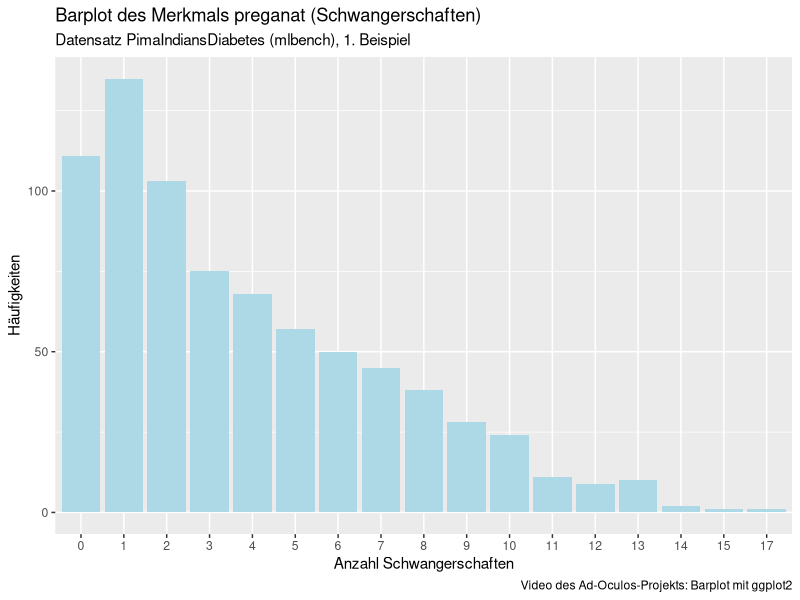
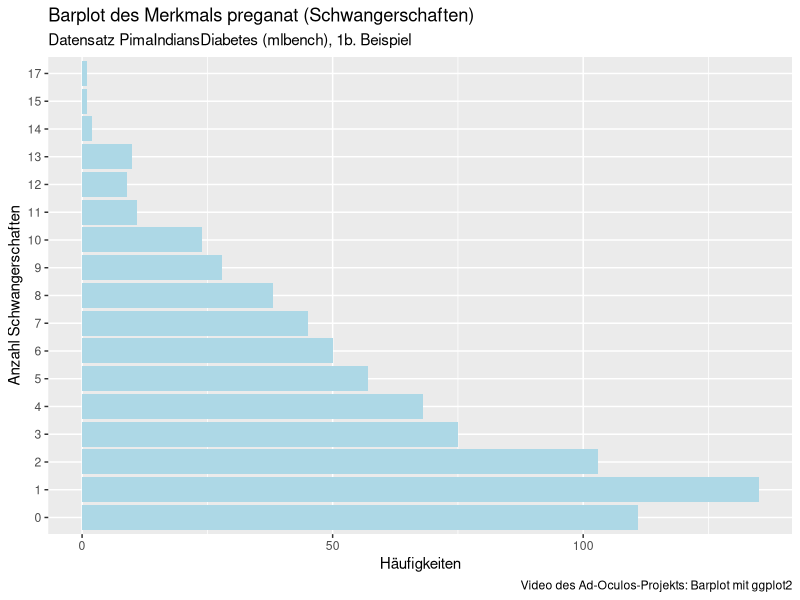
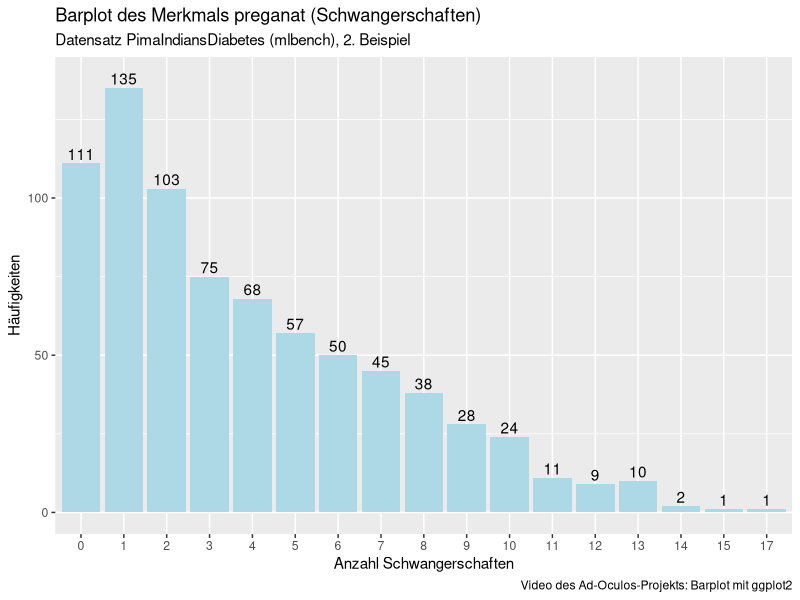
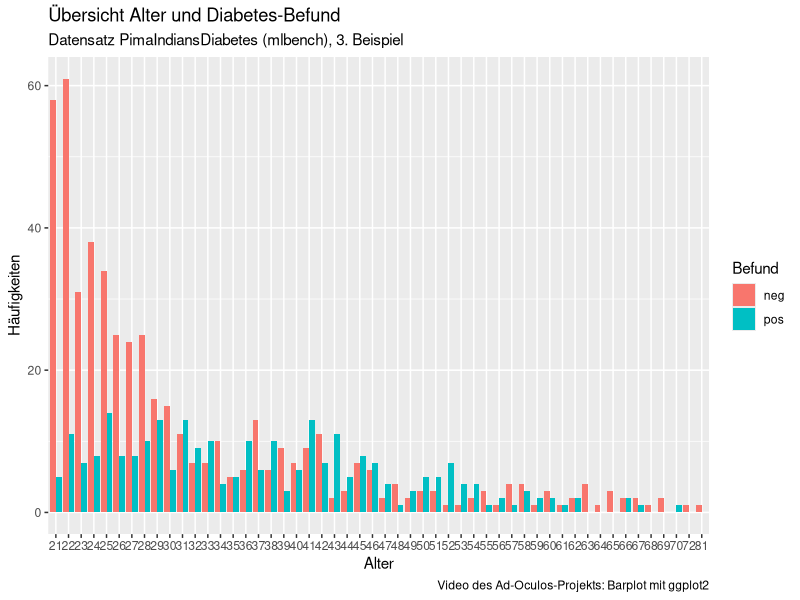
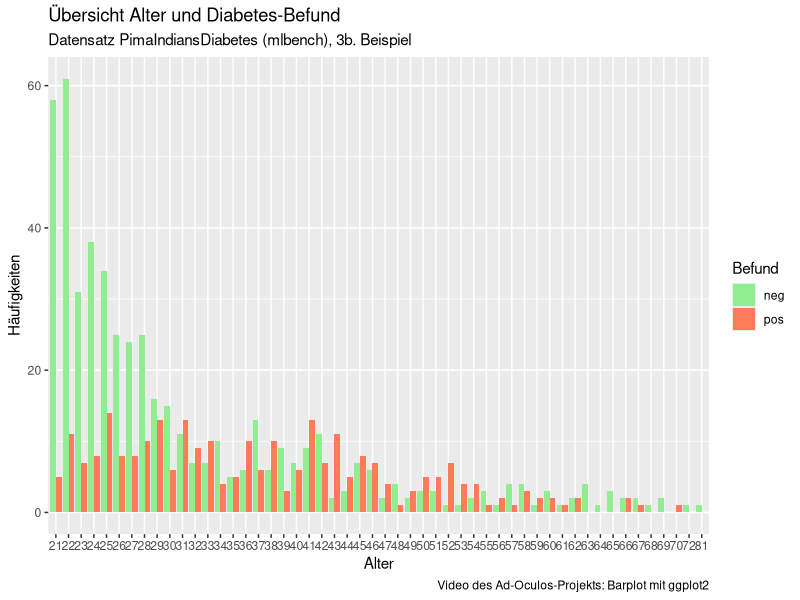
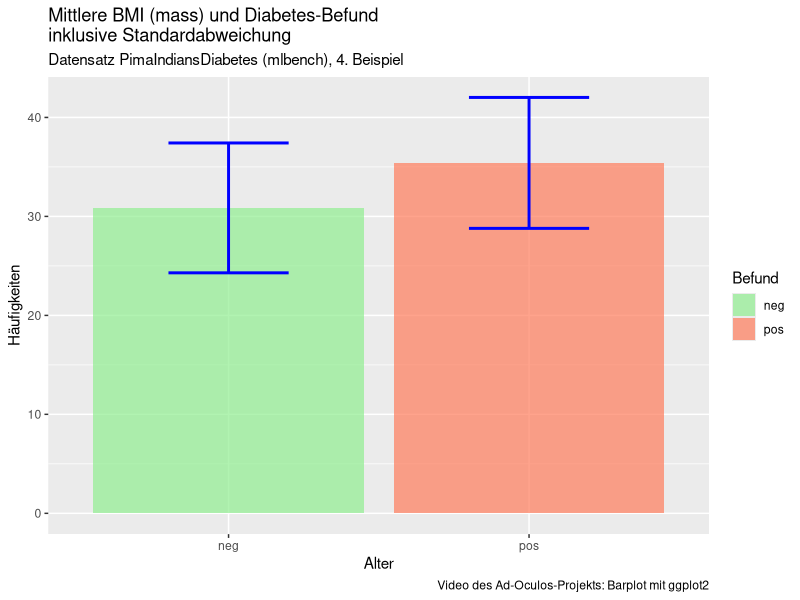

Generate these figures, in order, with R:
################################################################################
## Das R-Grafiksystem ggplot2
## Video Barplot mit ggplot2
##
## Günter Faes, https://www.faes.de/ad-oculos/
## Version 1.0, 18.05.2021
##
## Ein Einstieg in die grafische Darstellung mit ggplot2 stellen die Videos
## Histogramm mit ggplot2, YouTube-Link: https://youtu.be/grHN1H7pGA4
## und
## Boxplot mit ggplot2, YouTube-Link: https://youtu.be/2GueHuCGH4A
## dar. 
################################################################################

## Laden der benötigten Pakete:
library(ggplot2)
library(mlbench)  # Machine Learning Benchmark Problems, Beispieldaten

data(PimaIndiansDiabetes)

## Information zum Datensatz PimaIndiansDiabetes:
# pregnant:	Number of times pregnant
# glucose:	Plasma glucose concentration (glucose tolerance test)
# pressure:	Diastolic blood pressure (mm Hg)
# triceps:	Triceps skin fold thickness (mm)
# insulin:	2-Hour serum insulin (mu U/ml)
# mass:   	Body mass index (weight in kg/(height in m)\^2)
# pedigree:	Diabetes pedigree function
# age:    	Age (years)
# diabetes:	Class variable (test for diabetes)


## Nur um den Datensatznamen handlicher zu machen:
PID <- PimaIndiansDiabetes


## Pruefen auf NA's:
Anzahl_NA = 0
Anzahl_NA <- sum(is.na.data.frame(PID))
if(Anzahl_NA != 0) {
  cat("   ", Anzahl_NA, " NAs vorhanden, werden entfernt!", "\n", "\n")
  PID <- na.exclude(PID)
} else {
  print("Datensatz vollstaendig!")
}

## Ein paar Informationen über den Datensatz:
View(PID)       
str(PID)     # Darstellung der Struktur
summary(PID) # Beschreibung der Verteilung


## --------------------- Barplotbeispiele -----------------------

## ----------------------1. Beispiel: ---------------------------
# Übersicht über die Schwangerschaften (pregnant)
ggplot(PID, aes(x = as.factor(pregnant))) +
  # Barplot erzeugen:
  geom_bar(fill = "lightblue") + 
  # Beschriftung hinzufügen:
  labs(title = "Barplot des Merkmals preganat (Schwangerschaften)",
       subtitle = "Datensatz PimaIndiansDiabetes (mlbench), 1. Beispiel",
       caption = "Video des Ad-Oculos-Projekts: Barplot mit ggplot2",
       x = "Anzahl Schwangerschaften",
       y = "Häufigkeiten")

## ----------------------1b. Beispiel: --------------------------
# Übersicht über die Schwangerschaften (pregnant)
# Barplot als horizontale Dartsellung:
ggplot(PID, aes(x = as.factor(pregnant))) +
  # Barplot erzeugen:
  geom_bar(fill = "lightblue") + 
  # Beschriftung hinzufügen:
  labs(title = "Barplot des Merkmals preganat (Schwangerschaften)",
       subtitle = "Datensatz PimaIndiansDiabetes (mlbench), 1b. Beispiel",
       caption = "Video des Ad-Oculos-Projekts: Barplot mit ggplot2",
       x = "Anzahl Schwangerschaften",
       y = "Häufigkeiten") +
  # Horizontale Darstellung:
  coord_flip()



## ----------------------2. Beispiel: ---------------------------
# Übersicht über die Schwangerschaften (pregnant)
# Hinzufügen zur Grafik die Anzahl Beobachtungen.Dazu wird ein neur
# Dataframe gebildet.

Schwanger <- data.frame(table(as.factor(PID$pregnant)))
names(Schwanger) <- c("Schwangerschaften", "Häufigkeit")
View(Schwanger)

ggplot(Schwanger, aes(x = Schwangerschaften, y = Häufigkeit)) +
  # Barplot über geom_col erzeugen:
  geom_col(fill = "lightblue") + 
  # Beschriftung hinzufügen:
  labs(title = "Barplot des Merkmals preganat (Schwangerschaften)",
       subtitle = "Datensatz PimaIndiansDiabetes (mlbench), 2. Beispiel",
       caption = "Video des Ad-Oculos-Projekts: Barplot mit ggplot2",
       x = "Anzahl Schwangerschaften",
       y = "Häufigkeiten") + 
  # Anzahl Beobachtungen hinzufügen:
  geom_text(aes(label = Häufigkeit), nudge_y = 3)
  

## ----------------------3. Beispiel: ---------------------------
# Übersicht Diabetes in Abhängigkeit zum Alter

# Erstellen eines Dataframes Alter/Diabetes-Befund/Häufigkeit:
Diabetes <- data.frame(table(PID$age, PID$diabetes))
names(Diabetes) <- c("Alter", "Befund", "Häufigkeit")
View(Diabetes)


ggplot(Diabetes) +
  # Barplot über geom_col erzeugen:
  #Durch position_dodge() wird die Azahl neg/pos nebeneinander ausgegeben.
  geom_col(aes(x = Alter, y = Häufigkeit, fill = Befund), position = position_dodge()) +
  # Beschriftung hinzufügen:
  labs(title = "Übersicht Alter und Diabetes-Befund",
       subtitle = "Datensatz PimaIndiansDiabetes (mlbench), 3. Beispiel",
       caption = "Video des Ad-Oculos-Projekts: Barplot mit ggplot2",
       x = "Alter",
       y = "Häufigkeiten")  


## ----------------------3b. Beispiel: ---------------------------
# Übersicht Diabetes in Abhängigkeit zum Alter
# Einstellen der Balkenfarbe in negativ = grün und positiv = rot

ggplot(Diabetes) +
  # Barplot über geom_col erzeugen:
  #Durch position_dodge() wird die Azahl neg/pos nebeneinander ausgegeben.
  geom_col(aes(x = Alter, y = Häufigkeit, fill = Befund),
           position = position_dodge())+
  # Setzen der Balkenfarbe:
  #(Eine Quelle für den Hex-Code ist: https://encycolorpedia.de/html)
  scale_fill_manual(values = c("lightgreen", "#ff7b5a")) +
  
  # Beschriftung hinzufügen:
  labs(title = "Übersicht Alter und Diabetes-Befund",
       subtitle = "Datensatz PimaIndiansDiabetes (mlbench), 3b. Beispiel",
       caption = "Video des Ad-Oculos-Projekts: Barplot mit ggplot2",
       x = "Alter",
       y = "Häufigkeiten")  


## --------------------- 4. Beispiel: ---------------------------
# Übersicht Diabetes in Abhängigkeit zum mittleren BMI (mass)

# Erstellen eines Dataframes mass (BMI) und diabetes:
# (mass = 0 wird als unwahrscheinliche Beobachtung ausgeschlossen!)
BMI <- data.frame(mass = PID$mass[PID$mass > 0], diabetes = PID$diabetes[PID$mass > 0])
View(BMI)

# Mittelwert & Standardabweichung für mass wenn diabetes = negativ:
BMI_MW_neg <- mean(BMI$mass[BMI$diabetes == "neg"]); BMI_MW_neg
BMI_Sd_neg <- sd(BMI$mass[BMI$diabetes == "neg"]); BMI_Sd_neg

# Mittelwert & Standardabweichung für mass wenn diabetes = positiv:
BMI_MW_pos <- mean(BMI$mass[BMI$diabetes == "pos"]); BMI_MW_pos
BMI_Sd_pos <- sd(BMI$mass[BMI$diabetes == "pos"]); BMI_Sd_pos

# Dataframe zur Darstellung als Barplot basteln:
BMI_neg <- c(BMI_MW_neg, BMI_Sd_neg)
BMI_pos <- c(BMI_MW_pos, BMI_Sd_pos)
BMI_Stat <- rbind(BMI_neg, BMI_pos)
BMI_Stat <- data.frame(BMI_Stat)
names(BMI_Stat) <- c("MW", "StdAbw")
BMI_Stat$Befund <- c("neg", "pos")
BMI_Stat    # Ausgabe des Dataframes BMI_Stat

ggplot(BMI_Stat) +
  # Barplot:
  geom_bar(aes(x = Befund, y = MW, fill = Befund), stat = "identity", alpha = 0.7) +
  # Errorbar für die Standardabweichung hinzufügen:
  geom_errorbar(aes(x = Befund, ymin = MW-StdAbw, ymax = MW+StdAbw),
                color = "blue",
                size = 1,
                width = 0.4) +
  # Setzen der Balkenfarbe:
  scale_fill_manual(values = c("lightgreen", "#ff7b5a")) +
    # Beschriftung hinzufügen:
  labs(title = "Mittlere BMI (mass) und Diabetes-Befund\ninklusive Standardabweichung",
       subtitle = "Datensatz PimaIndiansDiabetes (mlbench), 4. Beispiel",
       caption = "Video des Ad-Oculos-Projekts: Barplot mit ggplot2",
       x = "Alter",
       y = "Häufigkeiten")  

## ---- Skript-Ende -------









